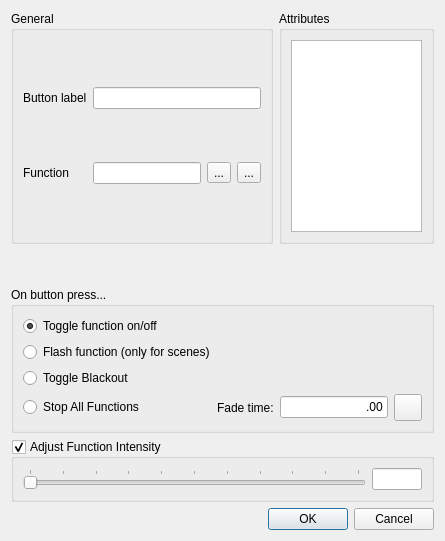
<?xml version="1.0" encoding="UTF-8"?>
<!--
  Q Light Controller Plus
  vcbuttonproperties.ui

  Copyright (c) 2015 Massimo Callegari

  Licensed under the Apache License, Version 2.0 (the "License");
  you may not use this file except in compliance with the License.
  You may obtain a copy of the License at

      http://www.apache.org/licenses/LICENSE-2.0.txt

  Unless required by applicable law or agreed to in writing, software
  distributed under the License is distributed on an "AS IS" BASIS,
  WITHOUT WARRANTIES OR CONDITIONS OF ANY KIND, either express or implied.
  See the License for the specific language governing permissions and
  limitations under the License.
-->
<ui version="4.0">
 <class>VCButtonProperties</class>
 <widget class="QDialog" name="VCButtonProperties">
  <property name="geometry">
   <rect>
    <x>0</x>
    <y>0</y>
    <width>445</width>
    <height>541</height>
   </rect>
  </property>
  <property name="windowTitle">
   <string>Button properties</string>
  </property>
  <layout class="QGridLayout" name="gridLayout">
   <item row="4" column="0" colspan="2">
    <widget class="QGroupBox" name="groupBox_4">
     <property name="title">
      <string>On button press...</string>
     </property>
     <layout class="QVBoxLayout">
      <item>
       <widget class="QRadioButton" name="m_toggle">
        <property name="toolTip">
         <string>Toggle the assigned function on/off with this button</string>
        </property>
        <property name="text">
         <string>Toggle function on/off</string>
        </property>
        <property name="checked">
         <bool>true</bool>
        </property>
       </widget>
      </item>
      <item>
       <widget class="QRadioButton" name="m_flash">
        <property name="toolTip">
         <string>Flash the assigned function with this button</string>
        </property>
        <property name="text">
         <string>Flash function (only for scenes)</string>
        </property>
       </widget>
      </item>
      <item>
       <widget class="QRadioButton" name="m_blackout">
        <property name="text">
         <string>Toggle Blackout</string>
        </property>
       </widget>
      </item>
      <item>
       <layout class="QHBoxLayout" name="horizontalLayout_2">
        <item>
         <widget class="QRadioButton" name="m_stopAll">
          <property name="sizePolicy">
           <sizepolicy hsizetype="MinimumExpanding" vsizetype="Fixed">
            <horstretch>0</horstretch>
            <verstretch>0</verstretch>
           </sizepolicy>
          </property>
          <property name="text">
           <string>Stop All Functions</string>
          </property>
         </widget>
        </item>
        <item>
         <widget class="QLabel" name="m_safFadeLabel">
          <property name="text">
           <string>Fade time:</string>
          </property>
         </widget>
        </item>
        <item>
         <widget class="QLineEdit" name="m_fadeOutEdit">
          <property name="sizePolicy">
           <sizepolicy hsizetype="Minimum" vsizetype="Fixed">
            <horstretch>0</horstretch>
            <verstretch>0</verstretch>
           </sizepolicy>
          </property>
          <property name="text">
           <string notr="true">.00</string>
          </property>
          <property name="alignment">
           <set>Qt::AlignRight|Qt::AlignTrailing|Qt::AlignVCenter</set>
          </property>
         </widget>
        </item>
        <item>
         <widget class="QToolButton" name="m_speedDialButton">
          <property name="icon">
           <iconset resource="../qlcui.qrc">
            <normaloff>:/speed.png</normaloff>:/speed.png</iconset>
          </property>
          <property name="iconSize">
           <size>
            <width>20</width>
            <height>20</height>
           </size>
          </property>
          <property name="checkable">
           <bool>true</bool>
          </property>
         </widget>
        </item>
       </layout>
      </item>
     </layout>
    </widget>
   </item>
   <item row="6" column="0" colspan="2">
    <widget class="QDialogButtonBox" name="m_buttonBox">
     <property name="orientation">
      <enum>Qt::Horizontal</enum>
     </property>
     <property name="standardButtons">
      <set>QDialogButtonBox::Cancel|QDialogButtonBox::Ok</set>
     </property>
    </widget>
   </item>
   <item row="5" column="0" colspan="2">
    <widget class="QGroupBox" name="m_intensityGroup">
     <property name="toolTip">
      <string>Adjust function intensity when it is running</string>
     </property>
     <property name="title">
      <string>Adjust Function Intensity</string>
     </property>
     <property name="checkable">
      <bool>true</bool>
     </property>
     <layout class="QHBoxLayout" name="horizontalLayout">
      <item>
       <widget class="QSlider" name="m_intensitySlider">
        <property name="sizePolicy">
         <sizepolicy hsizetype="MinimumExpanding" vsizetype="Fixed">
          <horstretch>1</horstretch>
          <verstretch>0</verstretch>
         </sizepolicy>
        </property>
        <property name="toolTip">
         <string>Function's adjusted intensity percentage when run</string>
        </property>
        <property name="minimum">
         <number>0</number>
        </property>
        <property name="maximum">
         <number>100</number>
        </property>
        <property name="orientation">
         <enum>Qt::Horizontal</enum>
        </property>
        <property name="invertedAppearance">
         <bool>false</bool>
        </property>
        <property name="invertedControls">
         <bool>false</bool>
        </property>
        <property name="tickPosition">
         <enum>QSlider::TicksAbove</enum>
        </property>
        <property name="tickInterval">
         <number>10</number>
        </property>
       </widget>
      </item>
      <item>
       <widget class="QLineEdit" name="m_intensityEdit">
        <property name="sizePolicy">
         <sizepolicy hsizetype="Fixed" vsizetype="Fixed">
          <horstretch>0</horstretch>
          <verstretch>0</verstretch>
         </sizepolicy>
        </property>
        <property name="maximumSize">
         <size>
          <width>50</width>
          <height>16777215</height>
         </size>
        </property>
        <property name="maxLength">
         <number>4</number>
        </property>
       </widget>
      </item>
     </layout>
    </widget>
   </item>
   <item row="0" column="1">
    <widget class="QGroupBox" name="groupBox">
     <property name="title">
      <string>Attributes</string>
     </property>
     <layout class="QVBoxLayout" name="verticalLayout_2">
      <item>
       <widget class="QListWidget" name="m_attributesList">
        <property name="sizePolicy">
         <sizepolicy hsizetype="Preferred" vsizetype="Preferred">
          <horstretch>0</horstretch>
          <verstretch>0</verstretch>
         </sizepolicy>
        </property>
       </widget>
      </item>
     </layout>
    </widget>
   </item>
   <item row="0" column="0">
    <widget class="QGroupBox" name="m_generalGroup">
     <property name="sizePolicy">
      <sizepolicy hsizetype="MinimumExpanding" vsizetype="Preferred">
       <horstretch>0</horstretch>
       <verstretch>0</verstretch>
      </sizepolicy>
     </property>
     <property name="title">
      <string>General</string>
     </property>
     <layout class="QGridLayout" name="gridLayoutGeneral">
      <item row="0" column="0">
       <widget class="QLabel" name="m_nameLabel">
        <property name="text">
         <string>Button label</string>
        </property>
       </widget>
      </item>
      <item row="0" column="1" colspan="3">
       <widget class="QLineEdit" name="m_nameEdit">
        <property name="toolTip">
         <string>Text to display on the button</string>
        </property>
       </widget>
      </item>
      <item row="1" column="0">
       <widget class="QLabel" name="m_functionLabel">
        <property name="text">
         <string>Function</string>
        </property>
       </widget>
      </item>
      <item row="1" column="1">
       <widget class="QLineEdit" name="m_functionEdit">
        <property name="toolTip">
         <string>The function that this button controls</string>
        </property>
        <property name="readOnly">
         <bool>true</bool>
        </property>
       </widget>
      </item>
      <item row="1" column="2">
       <widget class="QToolButton" name="m_attachFunction">
        <property name="toolTip">
         <string>Attach a function to this button</string>
        </property>
        <property name="text">
         <string notr="true">...</string>
        </property>
        <property name="icon">
         <iconset resource="../qlcui.qrc">
          <normaloff>:/attach.png</normaloff>:/attach.png</iconset>
        </property>
        <property name="iconSize">
         <size>
          <width>32</width>
          <height>32</height>
         </size>
        </property>
       </widget>
      </item>
      <item row="1" column="3">
       <widget class="QToolButton" name="m_detachFunction">
        <property name="toolTip">
         <string>Detach the button's function attachment</string>
        </property>
        <property name="text">
         <string notr="true">...</string>
        </property>
        <property name="icon">
         <iconset resource="../qlcui.qrc">
          <normaloff>:/detach.png</normaloff>:/detach.png</iconset>
        </property>
        <property name="iconSize">
         <size>
          <width>32</width>
          <height>32</height>
         </size>
        </property>
       </widget>
      </item>
     </layout>
    </widget>
   </item>
   <item row="1" column="0" colspan="2">
    <widget class="QFrame" name="frame">
     <layout class="QVBoxLayout" name="verticalLayout_3">
      <property name="leftMargin">
       <number>0</number>
      </property>
      <property name="topMargin">
       <number>0</number>
      </property>
      <property name="rightMargin">
       <number>0</number>
      </property>
      <property name="bottomMargin">
       <number>0</number>
      </property>
      <item>
       <layout class="QVBoxLayout" name="m_extControlLayout"/>
      </item>
     </layout>
    </widget>
   </item>
  </layout>
 </widget>
 <resources>
  <include location="../qlcui.qrc"/>
  <include location="../qlcui.qrc"/>
 </resources>
 <connections>
  <connection>
   <sender>m_buttonBox</sender>
   <signal>accepted()</signal>
   <receiver>VCButtonProperties</receiver>
   <slot>accept()</slot>
   <hints>
    <hint type="sourcelabel">
     <x>248</x>
     <y>254</y>
    </hint>
    <hint type="destinationlabel">
     <x>157</x>
     <y>274</y>
    </hint>
   </hints>
  </connection>
  <connection>
   <sender>m_buttonBox</sender>
   <signal>rejected()</signal>
   <receiver>VCButtonProperties</receiver>
   <slot>reject()</slot>
   <hints>
    <hint type="sourcelabel">
     <x>316</x>
     <y>260</y>
    </hint>
    <hint type="destinationlabel">
     <x>286</x>
     <y>274</y>
    </hint>
   </hints>
  </connection>
 </connections>
</ui>
